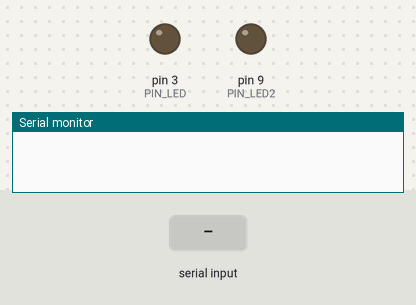
Simulated run of this sketch. Board: Arduino Uno, built with avr-gcc and run on an emulated ATmega328P. Parts: output pins drawn as LEDs (lit = HIGH), the last lines printed to the serial monitor. The test bench sets the inputs (shaded band).

Above: at 1.2 s.
1.3 s: "90,45,200\n" received over Serial
At 3.3 s:
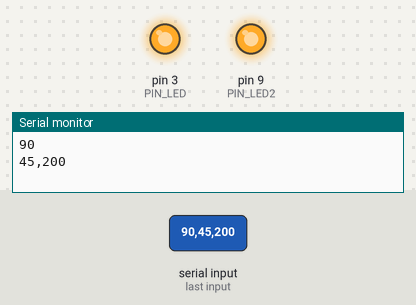
4.3 s: "90,45,200,10\n" received over Serial
Timing chart, 0 to 13.3 s (numbered marks = the images above; inputs shaded):
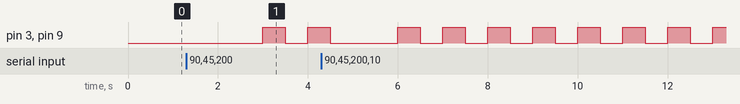

Measured:
- after the input at 1.3 s, pin 3 (PIN_LED), pin 9 (PIN_LED2): LOW → HIGH after 1.7 s, → LOW 0.50 s later, → HIGH 0.50 s later

The sketch:

keylogger.ino
```cpp
#define PIN_LED 3
#define PIN_LED2 9

void setup() {
  Serial.begin(9600);
  pinMode(PIN_LED,OUTPUT);
  pinMode(PIN_LED2,OUTPUT);
  digitalWrite(PIN_LED,0);
  digitalWrite(PIN_LED2,0);
}

int vled = 0, pos, vled2 = 0;
String cad,cad1,cad2;

void loop() {
 if(Serial.available()){
  cad = Serial.readString();
  pos = cad.indexOf(',');
  cad1 = cad.substring(0,pos);
  cad2 = cad.substring(pos+1);

  if(vled != cad1.toInt()){
    vled = cad1.toInt();
  }

  if(vled2 != cad2.toInt()){
    vled2 = cad2.toInt();
  }

  Serial.println(cad1);
  Serial.println(cad2);
 }

  digitalWrite(PIN_LED,vled);
  digitalWrite(PIN_LED2,vled2);
  delay(500);
  digitalWrite(PIN_LED,0);
  digitalWrite(PIN_LED2,0);
  delay(500);
}
```
